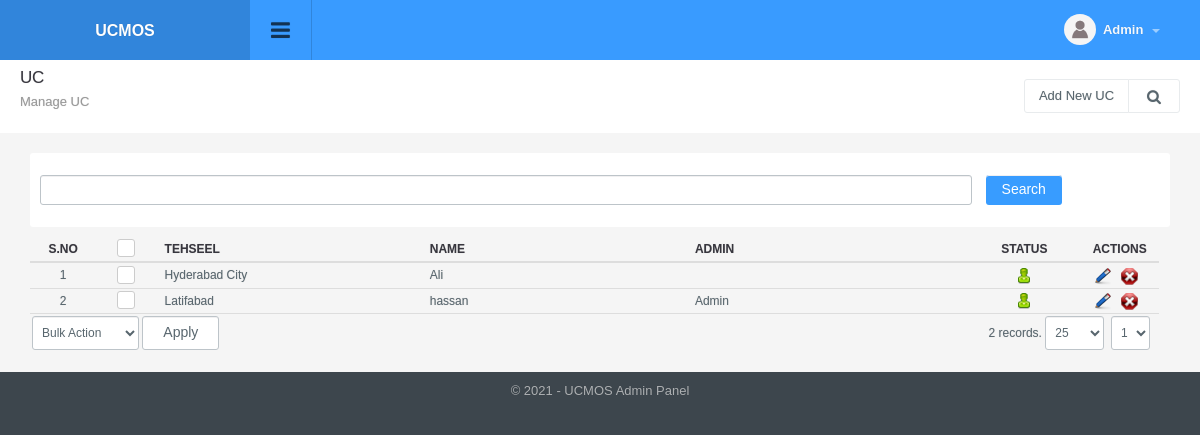
Screenshot of /uc_manage.php (signed in) with the database file from the repository.
### tables this page shows
CREATE TABLE `config_variable` (
  `id` int(11) NOT NULL,
  `config_type_id` int(11) NOT NULL,
  `title` varchar(512) NOT NULL,
  `notes` varchar(512) NOT NULL,
  `type` varchar(200) NOT NULL,
  `default_values` text NOT NULL,
  `key` varchar(200) NOT NULL,
  `value` text NOT NULL,
  `sortorder` int(11) NOT NULL
);

CREATE TABLE `uc` (
  `id` int(11) NOT NULL,
  `tehseel_id` int(11) NOT NULL,
  `name` varchar(220) NOT NULL,
  `admin_id` int(11) NOT NULL,
  `target` varchar(220) NOT NULL,
  `status` int(1) NOT NULL DEFAULT '1',
  `ts` timestamp NOT NULL DEFAULT CURRENT_TIMESTAMP ON UPDATE CURRENT_TIMESTAMP
);

CREATE TABLE `tehseel` (
  `id` int(11) NOT NULL,
  `name` varchar(220) NOT NULL,
  `status` int(1) NOT NULL DEFAULT '1',
  `ts` timestamp NOT NULL DEFAULT CURRENT_TIMESTAMP ON UPDATE CURRENT_TIMESTAMP
);

### include/utility.php (called while the page is built, shortened)
<?php
function get_config($var){
	global $dblink;
	$sql="select value from config_variable where `key`='".slash($var)."'";
	$resConfig=doquery($sql,$dblink);
	if(numrows($resConfig)>0){
		while($rowConfig=dofetch($resConfig))
			return unslash($rowConfig["value"]);
	}
}
$site_title=get_config("site_title");
function slash($str){
	if(!is_array($str))
		return utf8_encode(addslashes($str));
	else{
		for($i=0; $i<count($str); $i++)
			$str[$i]=slash($str[$i]);
		return $str;
	}
}
function unslash($str){
	return stripslashes(utf8_decode($str));
	}
function get_field($table_id, $table, $field_name='title'){
 	global $dblink;
 	$rs=doquery("select ".$field_name." from $table where id='".$table_id."'", $dblink);
 	if(numrows($rs)>0){
 		$r=dofetch($rs);
 		return unslash($r[$field_name]);
 	}
}

### include/db.php (called while the page is built, shortened)
<?php
function doquery($qr,$lnk){
	@$res=mysqli_query($lnk,$qr) or die($qr." - ".mysqli_error($lnk));
	return $res;
}
function dofetch($rs){
	@$rec=mysqli_fetch_array($rs);
	return $rec;
}
function numrows($rs){
	return mysqli_num_rows($rs);
}

### modules/uc/list.php (the view, shortened to what this page needs)
<?php
$q="";
$extra='';
$is_search=false;
if(isset($_SESSION["uc_manage"]["q"]))
	$q=$_SESSION["uc_manage"]["q"];
else
	$q="";
?>
<div class="page-header">
	<h1 class="title"> UC</h1>
  	<ol class="breadcrumb">
    	<li class="active">Manage UC</li>
  	</ol>
  	<div class="right">
    	<div class="btn-group" role="group" aria-label="...">
        	<a href="uc_manage.php?tab=add" class="btn btn-light editproject">Add New UC</a> <a id="topstats" class="btn btn-light" href="#"><i class="fa fa-search"></i></a>
        </div>
  	</div>
</div>
<ul class="topstats clearfix search_filter"<?php if($is_search) echo ' style="display: block"';?>>
	<li class="col-xs-12 col-lg-12 col-sm-12">
        <div>
        	<form class="form-horizontal" action="" method="get">
                <div class="col-sm-10 col-xs-8">
                  <input type="text" title="Enter String" value="<?php echo $q;?>" name="q" id="search" class="form-control" >
                </div>
                <div class="col-sm-1 col-xs-2">
                    <input type="submit" class="btn btn-default btn-l" value="Search" alt="Search Record" title="Search Record" />
                </div>
          	</form>
        </div>
  	</li>
</ul>
<div class="panel-body table-responsive">
	<table class="table table-hover list">
    	<thead>
            <tr>
                <th width="5%" class="text-center">S.no</th>
                <th class="text-center" width="5%"><div class="checkbox checkbox-primary">
                    <label for="select_all"></label></div></th>
                <th width="20%">Tehseel</th>
                <th width="20%">Name</th>
                <th width="20%">Admin</th>
                <th width="10%" class="text-center">Status</th>
                <th width="5%">Actions</th>
            </tr>
    	</thead>
    	<tbody>
			<?php
            $sql="select * from uc where 1 $extra";
            $rs=show_page($rows, $pageNum, $sql);
            if(numrows($rs)>0){
                $sn=1;
                while($r=dofetch($rs)){
                    ?>
                    <tr>
                        <td class="text-center"><?php echo $sn;?></td>
                        <td class="text-center"><div class="checkbox margin-t-0 checkbox-primary">
                            <label for="<?php echo "rec_".$sn?>"></label></div>
                        </td>
                        <td><?php echo get_field($r["tehseel_id"], "tehseel", "name"); ?></td>
                        <td><?php echo unslash($r["name"]); ?></td>
                        <td><?php echo get_field($r["admin_id"], "admin", "name"); ?></td>
                        <td class="text-center"><a href="uc_manage.php?id=<?php echo $r['id'];?>&tab=status&s=<?php echo ($r["status"]==0)?1:0;?>">
                                <?php
                                if($r["status"]==0){
                                    ?>
                                    <img src="images/offstatus.png" alt="Off" title="Set Status On">
                                    <?php
                                }
                                else{
                                    ?>
                                    <img src="images/onstatus.png" alt="On" title="Set Status Off">
                                    <?php
                                }
                                ?>
                            </a></td>
                        <td>
                            <a href="uc_manage.php?tab=edit&id=<?php echo $r['id'];?>"><img title="Edit Record" alt="Edit" src="images/edit.png"></a>&nbsp;&nbsp;
                            <a onclick="return confirm('Are you sure you want to delete')" href="uc_manage.php?id=<?php echo $r['id'];?>&amp;tab=delete"><img title="Delete Record" alt="Delete" src="images/delete.png"></a>
                        </td>
                    </tr>
                    <?php
                    $sn++;
                }
                ?>
                <tr>
                    <td colspan="4" class="actions">
                        <select name="bulk_action" id="bulk_action" title="Choose Action">
                            <option value="null">Bulk Action</option>
                        </select>
                        <input type="button" name="apply" value="Apply" id="apply_bulk_action" class="btn btn-light" title="Apply Action"  />
                    </td>
                    <td colspan="3" class="paging" title="Paging" align="right"><?php echo pages_list($rows, "admin", $sql, $pageNum)?></td>
                </tr>
                <?php
            }
            else{
                ?>
                <tr>
                    <td colspan="8"  class="no-record">No Result Found</td>
                </tr>
                <?php
            }
            ?>
    	</tbody>
  	</table>
</div>

### include/header.php (shortened to what this page needs)
<!DOCTYPE html PUBLIC "-//W3C//DTD XHTML 1.0 Transitional//EN" "http://www.w3.org/TR/xhtml1/DTD/xhtml1-transitional.dtd">
<html xmlns="http://www.w3.org/1999/xhtml">
<head>
<link type="text/css" rel="stylesheet" href="css/font-awesome.min.css" />
<link type="text/css" rel="stylesheet" href="css/font-awesome.css" />
<link type="text/css" rel="stylesheet"  href="css/bootstrap.css" />
<link rel="stylesheet" href="css/bootstrap-datetimepicker.min.css" />
<link type="text/css" rel="stylesheet"  href="css/awesome-bootstrap-checkbox.css" />
<link href="css/general.css" type="text/css" rel="stylesheet" />
<link type="text/css" rel="stylesheet"  href="css/style.css" />
<link rel="stylesheet" href="//code.jquery.com/ui/1.12.1/themes/base/jquery-ui.css">
</head>
<body>
	<div id="wrapper" class="round_corners">
    	<div id="top" class="clearfix">
            <div class="applogo">
			<a href="index.php" class="logo"><?php $admin_logo=get_config("admin_logo"); if(empty($admin_logo)) echo $site_title; else { ?><img src="<?php echo $file_upload_root;?>config/<?php echo $admin_logo?>" /><?php }?></a>
            </div>
            <a class="sidebar-open-button" href="#"><i class="fa fa-bars"></i></a>
            <ul class="top-right">
            	<li class="dropdown link">
                	<a class="dropdown-toggle profilebox" data-toggle="dropdown" href="#">
                    	<img alt="img" src="images/profileimg-default.png">
                        <b><?php echo ucfirst((isset($_SESSION["logged_in_admin"]) && $_SESSION["logged_in_admin"]!="")?$_SESSION["logged_in_admin"]["name"]:"Guest");?></b>
                        <span class="caret"></span>
                    </a>
                </li>
           </ul>
        </div>
		<div class="content" style="margin-left:0">

### include/footer.php (shortened to what this page needs)
<div id="footer" class="bottom_round_corners">
	<div id="footer_content">
    	<address>&copy; <?php echo date("Y");?> - <?php echo $site_title; ?> Admin Panel</address>
    </div>
</div>
<link href="js/fancybox/jquery.fancybox.min.css" rel="stylesheet" type="text/css" />
<link href="js/chosen/chosen.css" rel="stylesheet" type="text/css" />
<link rel="stylesheet" type="text/css" href="css/angularjs-datetime-picker.css" />
</body>
</html>

### rows the page displays
config_variable: value "UCMOS"
uc: tehseel.name "Hyderabad City", name "Ali", status 1 (drawn)
uc: tehseel.name "Latifabad", name "hassan", admin.name "Admin", status 1 (drawn)

### other values shown
pages_list($rows, "admin", $sql, $pageNum) "2 records."
form field page "1"
